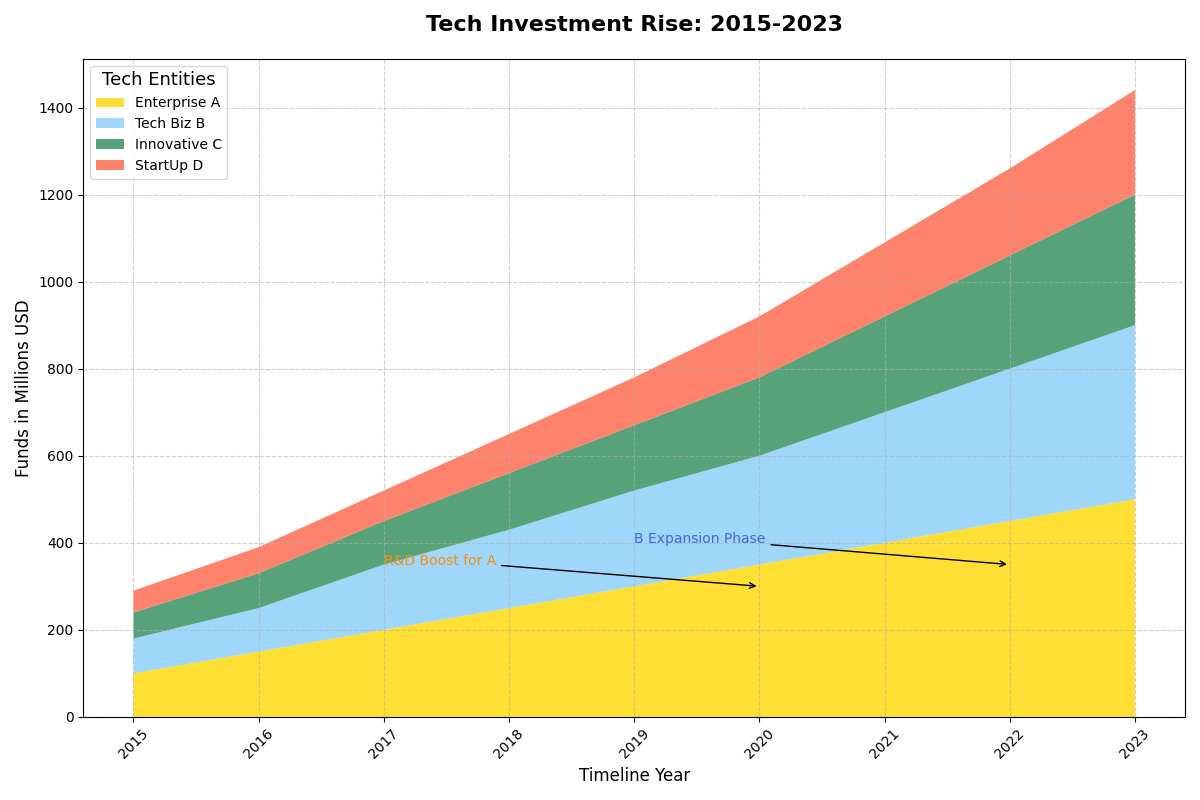

This chart was generated by the following Python code:
import matplotlib.pyplot as plt
import numpy as np

years = np.arange(2015, 2024)
company_a = np.array([100, 150, 200, 250, 300, 350, 400, 450, 500])
company_b = np.array([80, 100, 150, 180, 220, 250, 300, 350, 400])
company_c = np.array([60, 80, 100, 130, 150, 180, 220, 260, 300])
company_d = np.array([50, 60, 70, 90, 110, 140, 170, 200, 240])

data = np.vstack([company_a, company_b, company_c, company_d])
companies = ["Enterprise A", "Tech Biz B", "Innovative C", "StartUp D"]
colors = ['#FFD700', '#87CEFA', '#2E8B57', '#FF6347']

fig, ax = plt.subplots(figsize=(12, 8))

ax.stackplot(years, company_a, company_b, company_c, company_d, labels=companies, colors=colors, alpha=0.8)

ax.set_title('Tech Investment Rise: 2015-2023', fontsize=16, fontweight='bold', pad=20)
ax.set_xlabel('Timeline Year', fontsize=12)
ax.set_ylabel('Funds in Millions USD', fontsize=12)

ax.set_xticks(years)
ax.tick_params(axis='x', rotation=45)

ax.legend(loc='upper left', title='Tech Entities', fontsize=10, title_fontsize='13')

ax.annotate('R&D Boost for A', xy=(2020, 300), xytext=(2017, 350),
            arrowprops=dict(facecolor='black', arrowstyle='->'),
            fontsize=10, color='darkorange')

ax.annotate('B Expansion Phase', xy=(2022, 350), xytext=(2019, 400),
            arrowprops=dict(facecolor='black', arrowstyle='->'),
            fontsize=10, color='royalblue')

ax.grid(True, linestyle='--', alpha=0.6)

plt.tight_layout()

plt.show()
